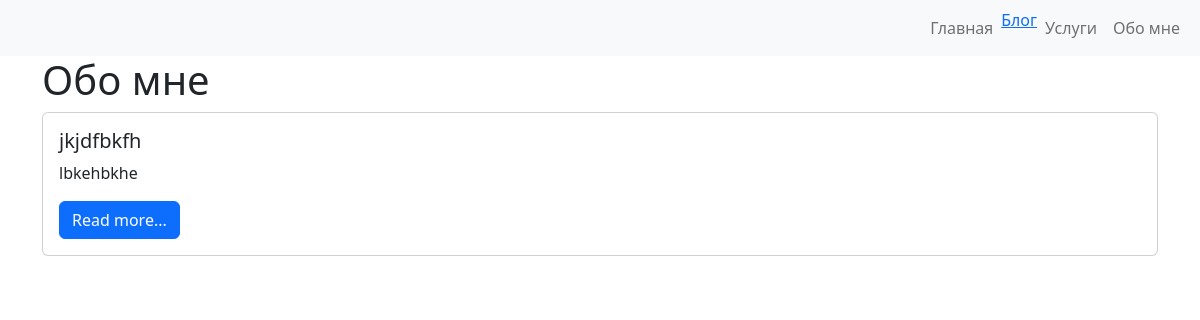
The page /about_me/ on the database as committed earlier.
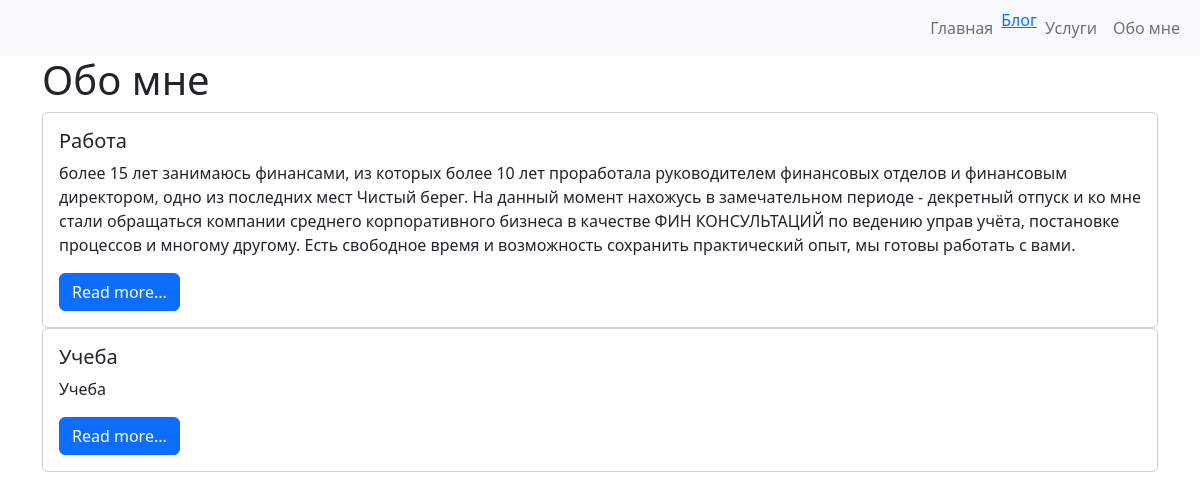
The same page on the database as committed later.
### about_me/models.py (models this page shows, shortened)
class About_me(models.Model):
    title = models.CharField(max_length=50, verbose_name='Период')
    content = models.TextField(max_length=10000, verbose_name='Событие')
    class Meta:
        verbose_name = 'Период'
        verbose_name_plural = 'Периоды'

### about_me/views.py (the view)
# urls.py: path('', index, name="about_me"),
def index(request):
    about_me = About_me.objects.all()
    return render(request, 'about_me/index.html', {'about_me': about_me, 'title': "Обо мне"})

### about_me/templates/about_me/index.html (shortened to what this page needs)
<!doctype html>
<html lang="ru">
    <head>
        <link rel="stylesheet" href="https://cdn.jsdelivr.net/npm/bootstrap@5.2.0-beta1/dist/css/bootstrap.rtl.min.css">
    </head>
    <body>
    <nav class="navbar navbar-expand-lg bg-light">
        <div class="container-fluid">
            <div class="collapse navbar-collapse" id="navbarSupportedContent">
                <ul class="navbar-nav me-auto mb-2 mb-lg-0">
                    <li class="nav-item"><a class="nav-link" href="{% url 'home' %}">Главная</a></li>
                    <li class="nav-item"><a class="{% url 'blog' %}" href="{% url 'blog' %}">Блог</a></li>
                    <li class="nav-item"><a class="nav-link" href="{% url 'uslugi' %}">Услуги</a></li>
                    <li class="nav-item"><a class="nav-link" href="{% url 'about_me' %}">Обо мне</a></li>
                </ul>
            </div>
        </div>
    </nav>
    <div class="container mt=3">
    <h1> {{ title }} </h1>
      <div class='row'>
        <div class="col.md-12">
          {% for item in about_me %}
          <div class="card mb=3">
            <div class="card-body">
              <h5 class="card-title">{{ item.title }}</h5>
              <p class="card-text">{{ item.content }}</p>
              <a href="#" class="btn btn-primary">Read more...</a>
            </div>
          </div>
          {% endfor %}
        </div>
      </div>
  </div>
    </body>
</html>

Rows that differ between the two databases and show on the page:
removed About_me: title "jkjdfbkfh", content "lbkehbkhe"
added About_me: title "Работа", content "более 15 лет занимаюсь финансами, из которых более 10 лет проработала руководителем финансовых отделов и финансовым директором, одно из последних мест Чистый берег. На данный момент нахожусь в замечательном периоде - декретный отпуск и ко мне стали обращаться компании среднего корпоративного бизнеса в качестве ФИН КОНСУЛЬТАЦИЙ по ведению управ учёта, постановке процессов и многому другому. Есть свободное время и возможность сохранить практический опыт, мы готовы работать с вами."
added About_me: title "Учеба", content "Учеба"
